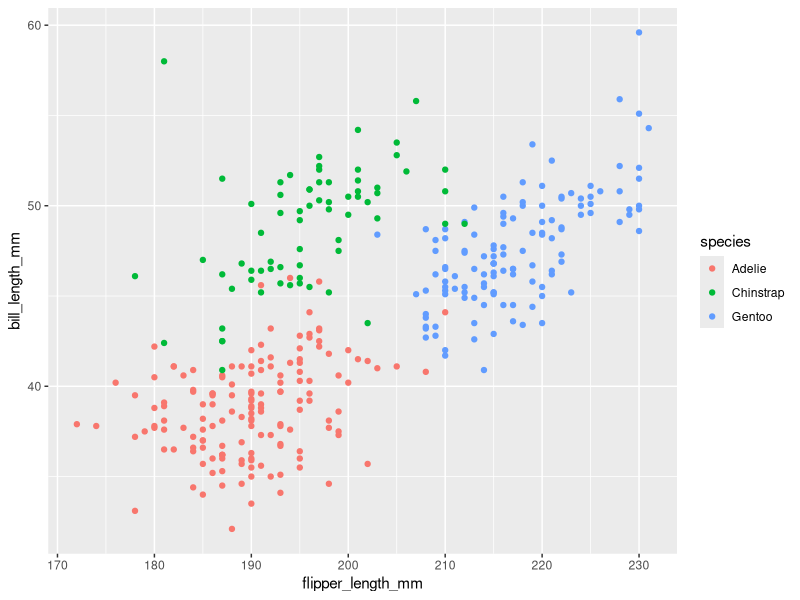
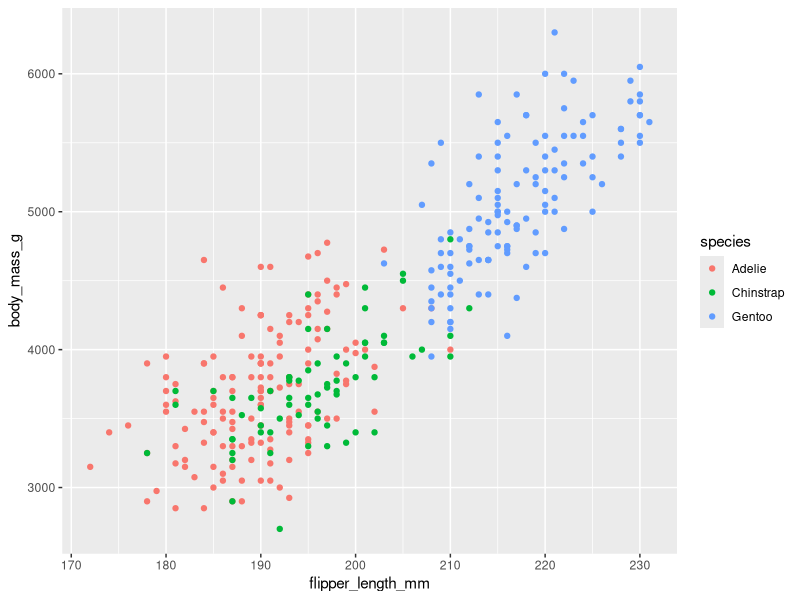
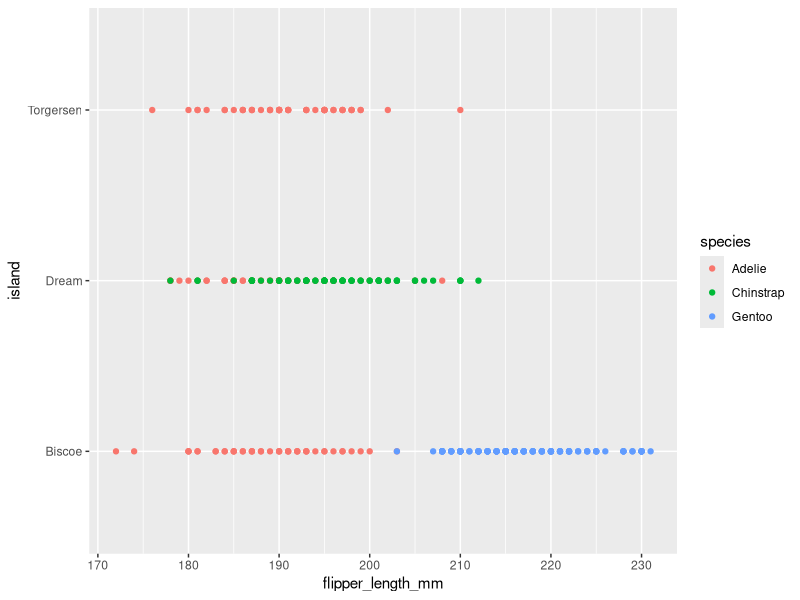
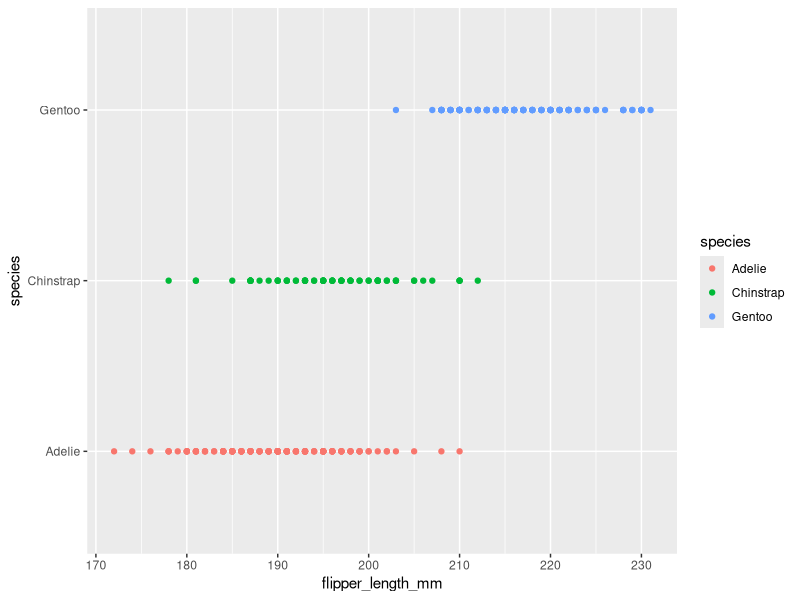
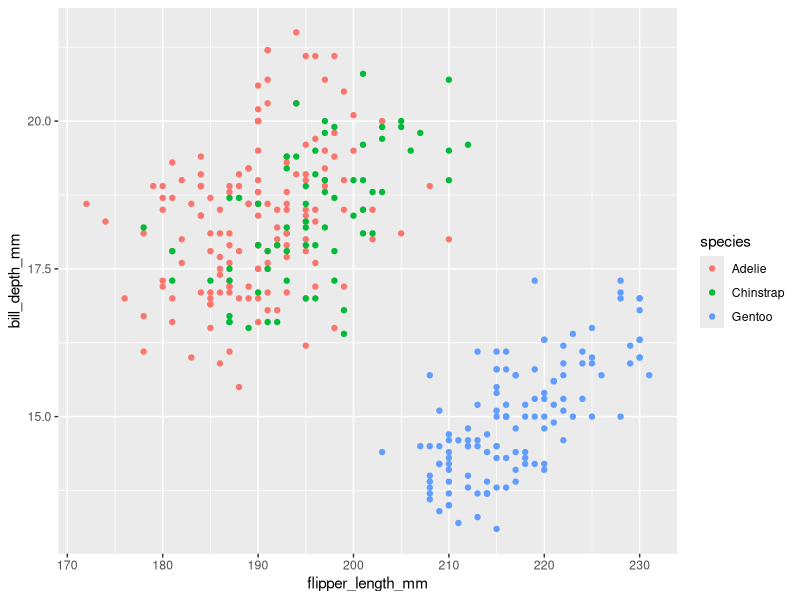
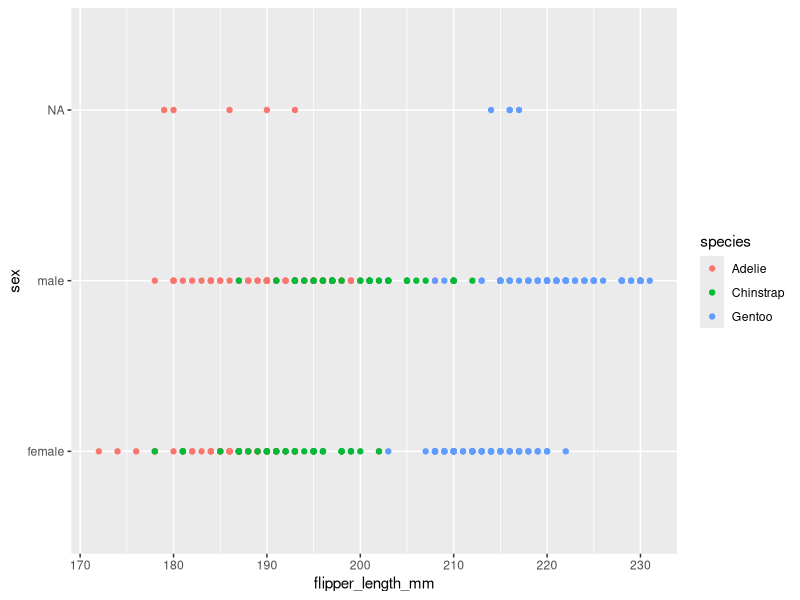
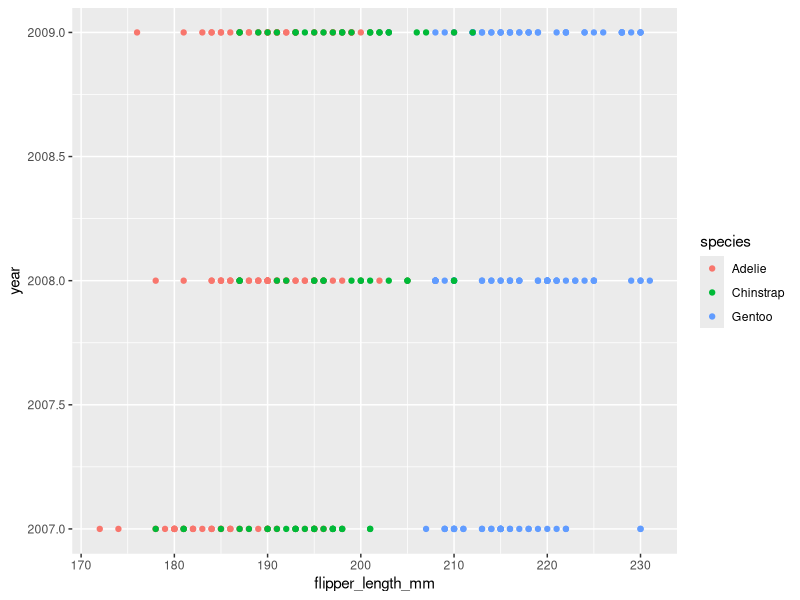

Recreate these plots in R, in order.
## ---- chunk 1
library(lme4)
library(tidyverse)
# install.packages("palmerpenguins") # install if needed
library(palmerpenguins)
## ---- chunk 2
penguins <- penguins

summary(penguins)
??penguins
## ---- chunk 3
ggplot(penguins, aes(x = flipper_length_mm, y = bill_length_mm, color = species)) + geom_point()

ggplot(penguins, aes(x = flipper_length_mm, y = body_mass_g, color = species)) + geom_point()

ggplot(penguins, aes(x = flipper_length_mm, y = island, color = species)) + geom_point()

ggplot(penguins, aes(x = flipper_length_mm, y = species, color = species)) + geom_point()

ggplot(penguins, aes(x = flipper_length_mm, y = bill_depth_mm, color = species)) + geom_point()

ggplot(penguins, aes(x = flipper_length_mm, y = sex, color = species)) + geom_point()

ggplot(penguins, aes(x = flipper_length_mm, y = year, color = species)) + geom_point()

## ---- chunk 4
penguins_f_bm <- lm(flipper_length_mm ~ body_mass_g, data = penguins)
summary(penguins_f_bm)

## ---- chunk 5
penguins_fl <- lm(flipper_length_mm ~ body_mass_g + bill_length_mm, data = penguins)
summary(penguins_fl)

## ---- chunk 6
interaction <- lm(flipper_length_mm ~ body_mass_g + bill_length_mm + body_mass_g:bill_length_mm, data = penguins)
summary(interaction)

## ---- chunk 7
anova(penguins_fl, interaction)

anova(penguins_f_bm, interaction)

## ---- chunk 8
# assign dummy coding
contrasts(penguins$island)

# build and summarize your regression
dummy <- lm(flipper_length_mm ~ island, data = penguins)
summary(dummy)

## ---- chunk 9
penguins$island <- relevel(penguins$island, ref = "Dream")
## ---- chunk 10
relevel <- lm(flipper_length_mm ~ island, data = penguins)
summary(relevel)

## ---- chunk 11
logistic <- glm(sex ~ flipper_length_mm, data = penguins, family = binomial)
summary(logistic)
## ---- chunk 12
